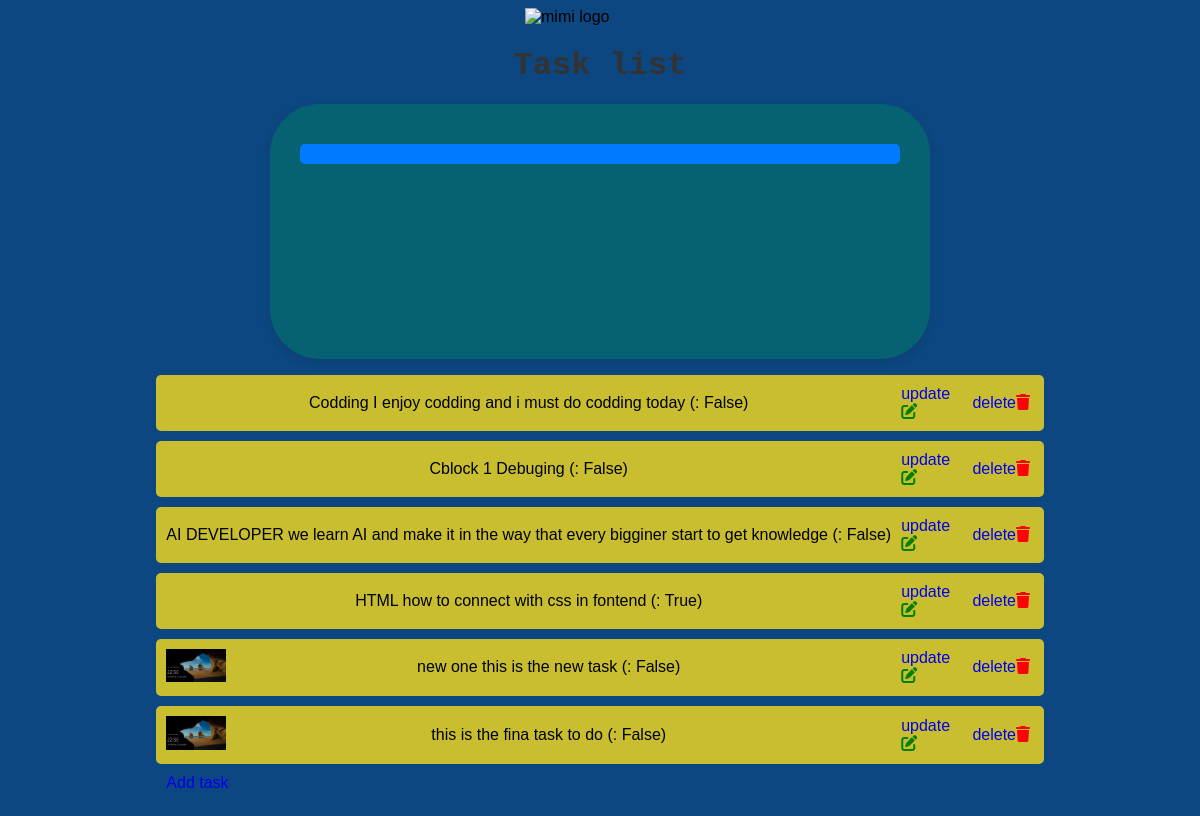
Page /task/ (signed in) on the earlier database version.
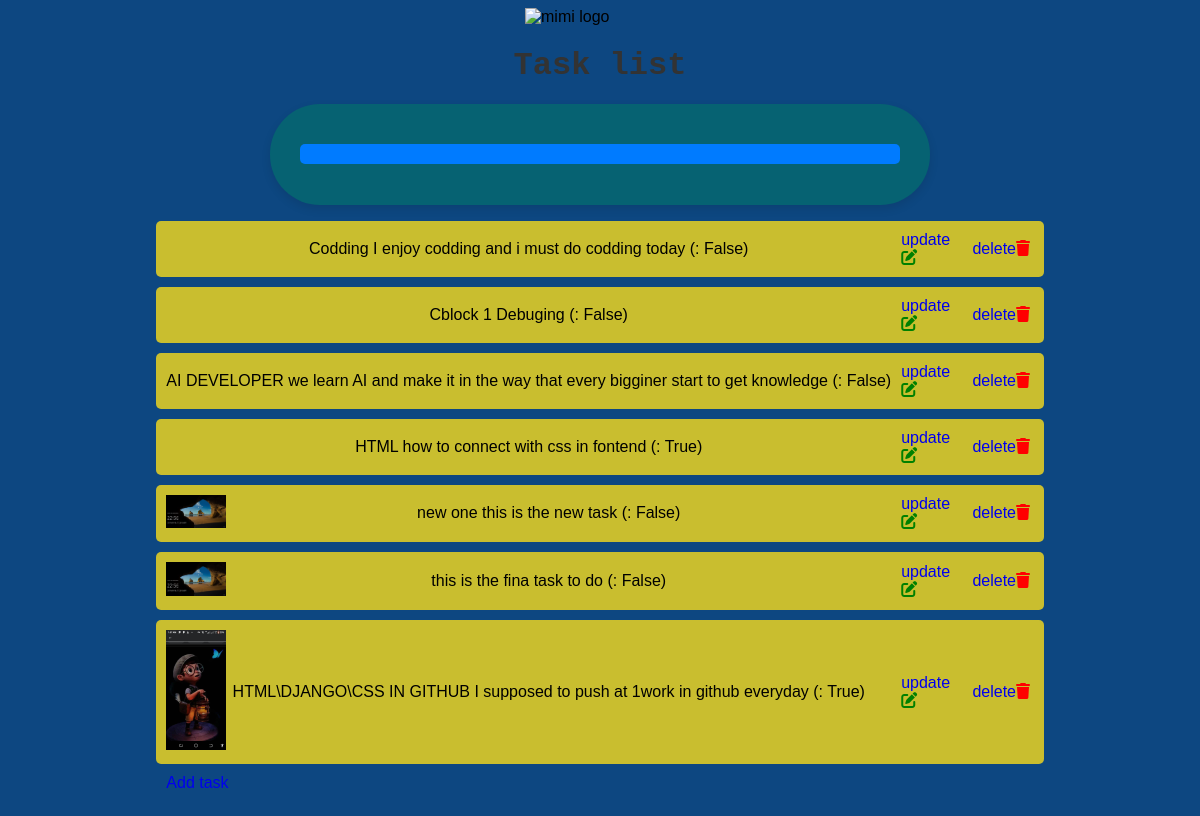
Same page on the later database version.
### mimi/models.py (models this page shows, shortened)
class Task(models.Model):
    user =models.ForeignKey(User, on_delete=models.CASCADE)
    title = models.CharField(max_length=200)
    description = models.TextField()
    completed = models.BooleanField(default=False)
    image = models.ImageField(upload_to='tasks/', null=True, blank=True)

### mimi/views.py (the view)
# urls.py: path("task/", views.task_list, name="task_list"),
@login_required(login_url='login')
def task_list(request):
    tasks = Task.objects.all()
    return render(request, "task_list.html", {"tasks": tasks})

### mimi/templates/task_list.html (shortened to what this page needs)
<!DOCTYPE html>
{% load static %}
<html lang="en">
<head>
    <link rel="stylesheet" href="{% static 'css/styles.css' %}">
    <link rel="stylesheet" href="https://cdnjs.cloudflare.com/ajax/libs/font-awesome/6.4.0/css/all.min.css" />
</head>
<body>
    <img src="{% static 'images/mimi_logo.png' %}" alt="mimi logo" width="150">
    <h1>Task list</h1>
    <form method="POST" action="{% url 'task_add' %}" encrypt="multipart/form-data">
        <button type="submit"></button>
    </form>
    <ul>
        {% for task in tasks %}
            <li>
                <div style="max-width: 40px;">
                    {% if task.image %}
                    <img style="max-width: 60px;" src="{{task.image.url}}" alt="">
                    {% endif %}
                </div>
                <div>
                    {{ task.title }}  {{ task.description }} (: {{ task.completed }})
                </div>
                <div class="icons">
                    <a href="{% url 'task_update' task.id %}">update<i class="fa-solid fa-pen-to-square"></i></a>
                    <a href="{% url 'task_delete' task.id %}">delete<i class="fa-solid fa-trash"></i></a>
                </div>
            </li>
        {% endfor %}
        <a href="{% url 'task_add' %}">Add task</a>
</body>
</html>

### mimi/static/css/styles.css (style rules this page uses)
body { font-family: Arial, sans-serif; background-color: #0d4781; display: flex; justify-content: center; align-items: center; height: 100vh; flex-direction: column; }
h1 { font-family: 'Courier New', Courier, monospace; text-align: center; margin-bottom: 20px; color: #07523b; }
form { background:#066272; padding: 25px 30px; width: 600px; height: 500px; border-radius: 50px; box-shadow: 0 4px 10px rgba(0,0,0,0.1); }
h1 { text-align: center; margin-bottom: 20px; color: #333; }
button, input[type="submit"] { margin-top: 15px; padding: 10px; width: 100%; border: none; background: #007bff; color: white; border-radius: 5px; cursor: pointer; }
ul { list-style: none; padding: 0; }
li { background: #c9be2f; margin-bottom: 10px; padding: 10px; border-radius: 5px; display: flex; justify-content: space-between; align-items: center; }
.icons { display: flex; align-items: center; }
a { flex: 1; margin-left: 10px; text-decoration: none; }
.fa-pen-to-square { color: green; }
.fa-trash { color: red; }
i { cursor: pointer; flex-direction: 1; }

Differences in the rows shown:
added Task: image (picture), title "HTML\\DJANGO\\CSS IN GITHUB", description "I supposed to push at 1work in github everyday", completed "True"
